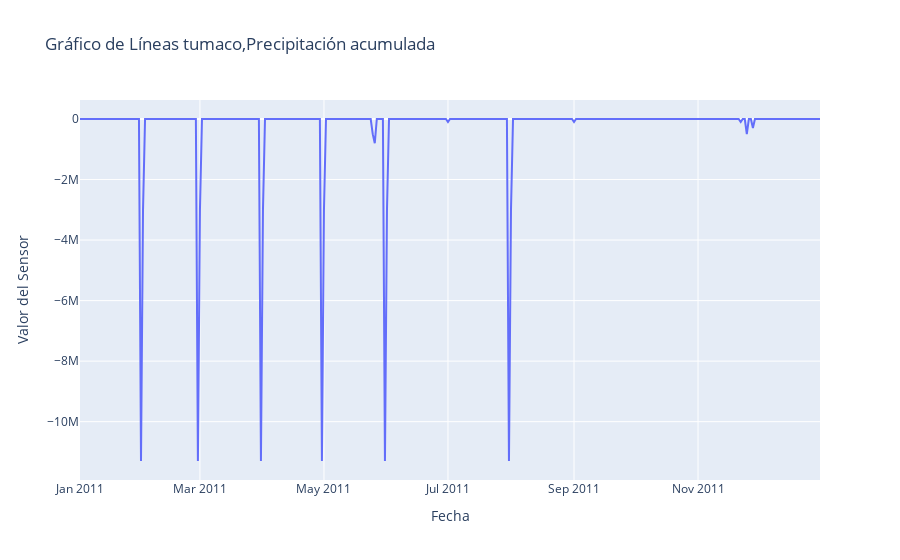

Notebook code cell kept with this figure:
### Code cell
from graphics_utils.express import fig_pie_month, fig_boxplot, fig_lineplot

print(historical_series[historical_series['qf'] == 9])


line_fig = fig_lineplot(historical_series, params, color=None)
line_fig.show()
"""pie_fig = fig_pie_month(serie_historica, params)
pie_fig.show()
boxplot_fig = fig_boxplot(serie_historica, params, color='month')
boxplot_fig.show()"""

### Figure 1 — Plotly figure (JSON) as saved in the notebook; plotly's stock layout.template omitted (floating-point values rounded to 4 significant figures; data arrays with more than 128 entries replaced by an {"elided": "..."} marker saying what was removed)
{"data": [{"connectgaps": false, "hovertemplate": "Fecha=%{x}<br>Valor del Sensor=%{y}<extra></extra>", "legendgroup": "", "line": {"color": "#636efa", "dash": "solid", "width": 2}, "marker": {"size": 4, "symbol": "circle"}, "mode": "lines", "name": "", "orientation": "v", "showlegend": false, "type": "scatter", "x": {"elided": "365 str values"}, "xaxis": "x", "y": {"elided": "365 float values"}, "yaxis": "y"}], "layout": {"legend": {"tracegroupgap": 0}, "title": {"text": "Gráfico de Líneas tumaco,Precipitación acumulada"}, "xaxis": {"anchor": "y", "domain": [0, 1], "title": {"text": "Fecha"}}, "yaxis": {"anchor": "x", "domain": [0, 1], "title": {"text": "Valor del Sensor"}}}}
